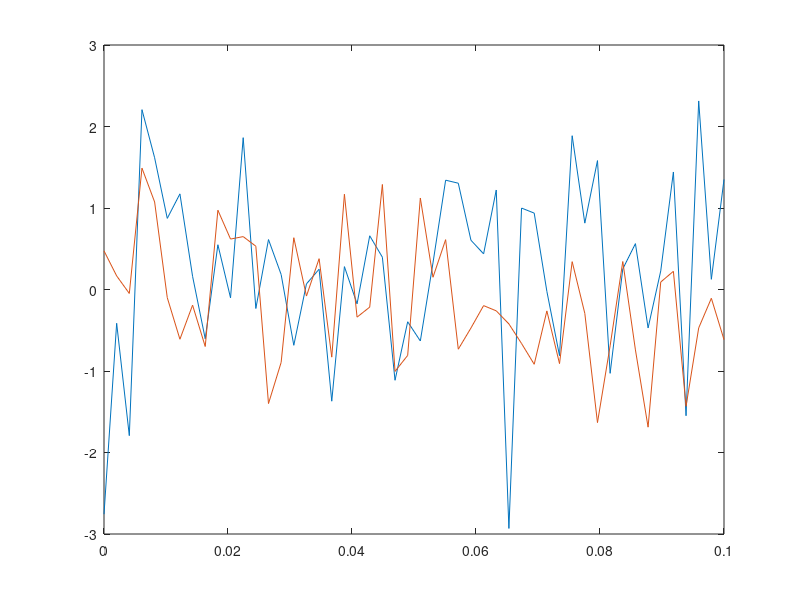

This chart was generated by the following MATLAB code:
a = 1:10
sum(a)

b=[1 2 3 4 5]

c=[1 2 3 ;4 5 6;7 8 9]
size(c)
c'

eye(5)
zeros(5)
ones(5)
sqrt(16)

N=50
Y=randn(N,1)
Y2=randn(N,1)
t=linspace(0,0.1,N)
plot(t,Y)
hold on
plot(t,Y2)